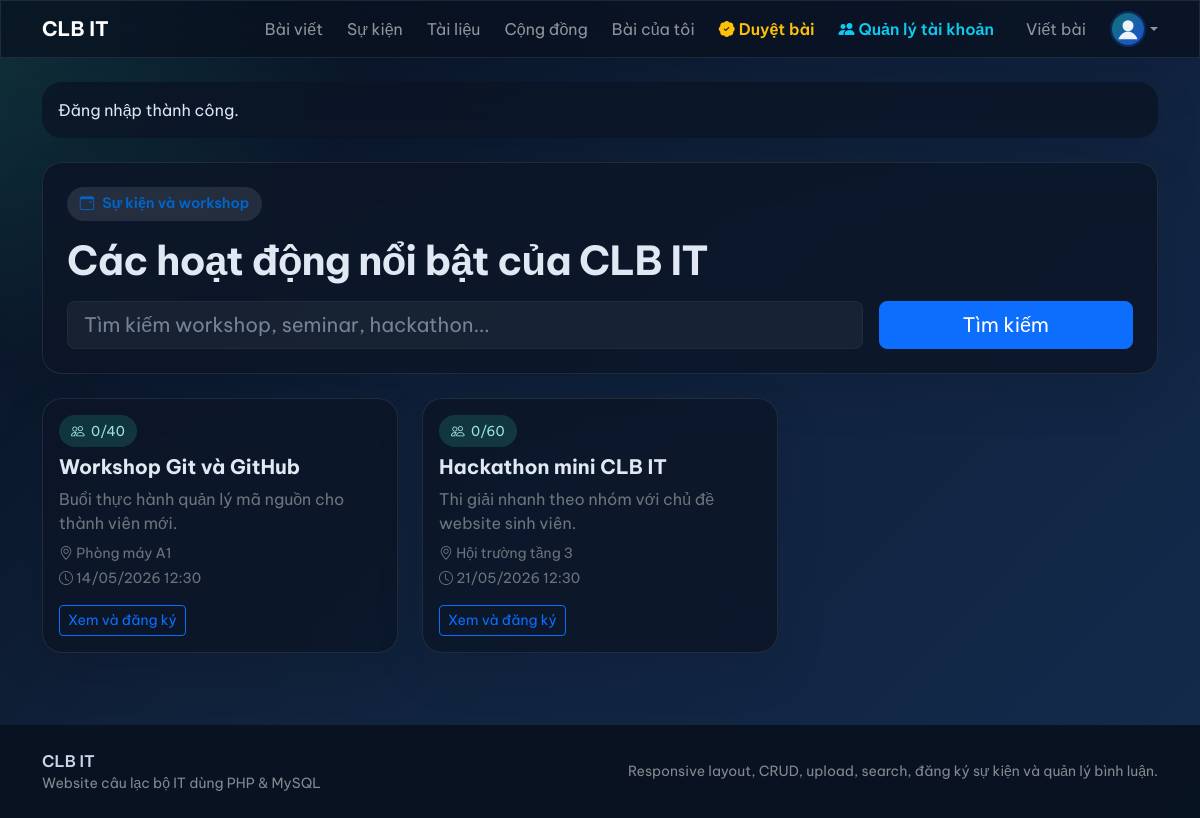
The app's page /events.php (signed in) with its own data.
### tables this page shows
CREATE TABLE events (
    id INT AUTO_INCREMENT PRIMARY KEY,
    event_name VARCHAR(255) NOT NULL,
    slug VARCHAR(255) NOT NULL UNIQUE,
    description TEXT NOT NULL,
    location VARCHAR(255) NOT NULL,
    start_date DATETIME NOT NULL,
    end_date DATETIME NULL,
    max_member INT NOT NULL DEFAULT 0,
    status ENUM('draft', 'published', 'archived') NOT NULL DEFAULT 'published',
    created_by INT NOT NULL,
    created_at TIMESTAMP DEFAULT CURRENT_TIMESTAMP,
    updated_at TIMESTAMP DEFAULT CURRENT_TIMESTAMP ON UPDATE CURRENT_TIMESTAMP,
    CONSTRAINT fk_events_user FOREIGN KEY (created_by) REFERENCES users(id) ON DELETE CASCADE,
    INDEX idx_events_status_date (status, start_date)
);

### includes/functions.php (called while the page is built, shortened)
<?php
function e(?string $value): string
{
    return htmlspecialchars((string) $value, ENT_QUOTES, 'UTF-8');
}
function format_datetime(?string $value): string
{
    return date('d/m/Y H:i', strtotime($value));
}
function short_text(?string $value, int $limit = 140): string
{
    $value = trim((string) $value);
    if (mb_strlen($value) <= $limit) {
        return $value;
    }
    return mb_substr($value, 0, $limit - 3) . '...';
}

### config/database.php (called while the page is built, shortened)
<?php
function db(): PDO
{
    static $pdo = null;
    if ($pdo instanceof PDO) {
        return $pdo;
    }
    $dsn = 'mysql:host=' . DB_HOST . ';dbname=' . DB_NAME . ';charset=utf8mb4';
    $pdo = new PDO($dsn, DB_USER, DB_PASS, [
        PDO::ATTR_ERRMODE => PDO::ERRMODE_EXCEPTION,
        PDO::ATTR_DEFAULT_FETCH_MODE => PDO::FETCH_ASSOC,
        PDO::ATTR_EMULATE_PREPARES => false,
    ]);
    return $pdo;
}

### events.php (the view, shortened to what this page needs)
<?php
require_once __DIR__ . '/config/database.php';
require_once __DIR__ . '/includes/functions.php';
$search = trim($_GET['q'] ?? '');
$where = ["e.status = 'published'"];
$params = [];
$whereSql = implode(' AND ', $where);
$stmt = db()->prepare("SELECT e.*, COUNT(er.id) AS registered_count
    FROM events e
    LEFT JOIN event_registrations er ON er.event_id = e.id
    WHERE $whereSql
    GROUP BY e.id
    ORDER BY e.start_date ASC");
$stmt->execute($params);
$events = $stmt->fetchAll();
require_once __DIR__ . '/includes/header.php';
?>
<div class="clubit-card p-4 mb-4">
    <div class="hero-kicker mb-3"><i class="bi bi-calendar-event"></i> Sự kiện và workshop</div>
    <h1 class="section-title mb-3">Các hoạt động nổi bật của CLB IT</h1>
    <form method="get" class="row g-3">
        <div class="col-lg-9">
            <input type="text" name="q" class="form-control form-control-lg" value="<?php echo e($search); ?>" placeholder="Tìm kiếm workshop, seminar, hackathon...">
        </div>
        <div class="col-lg-3 d-grid">
            <button class="btn btn-primary btn-lg">Tìm kiếm</button>
        </div>
    </form>
</div>
<div class="row g-4">
    <?php foreach ($events as $event): ?>
        <div class="col-md-6 col-xl-4">
            <div class="clubit-card h-100 p-3 card-hover">
                <div class="soft-badge mb-2"><i class="bi bi-people"></i> <?php echo e((string) $event['registered_count']); ?>/<?php echo e((string) $event['max_member']); ?></div>
                <h5 class="fw-bold"><?php echo e($event['event_name']); ?></h5>
                <p class="text-secondary mb-2"><?php echo e(short_text($event['description'], 120)); ?></p>
                <div class="small text-secondary mb-1"><i class="bi bi-geo-alt"></i> <?php echo e($event['location']); ?></div>
                <div class="small text-secondary mb-3"><i class="bi bi-clock"></i> <?php echo e(format_datetime($event['start_date'])); ?></div>
                <a href="<?php echo e(BASE_URL); ?>/event.php?id=<?php echo (int) $event['id']; ?>" class="btn btn-outline-primary btn-sm">Xem và đăng ký</a>
            </div>
        </div>
    <?php endforeach; ?>
</div>
<?php require_once __DIR__ . '/includes/footer.php'; ?>

### assets/css/app.css (style rules this page uses)
:root, [data-theme="dark"] { --clubit-bg: #07111f; --clubit-bg-gradient: radial-gradient(circle at top left, rgba(54, 194, 180, 0.2), transparent 25%), linear-gradient(135deg, #07111f 0%, #10213a 42%, #132b4d 100%); --clubit-surface: rgba(12, 21, 39, 0.84); --clubit-card: rgba(12, 21, 39, 0.82); --clubit-accent: #36c2b4; --clubit-accent-2: #1d4ed8; --clubit-text: #dfe8f3; --clubit-muted: #93a4ba; --clubit-border: rgba(255, 255, 255, 0.09); --clubit-nav-bg: rgba(8, 17, 31, 0.76); --clubit-dropdown-bg: #0c1527; --clubit-dropdown-color: #dfe8f3; --clubit-dropdown-border: rgba(255, 255, 255, 0.09); --clubit-dropdown-hover-bg: rgba(54, 194, 180, 0.16); --clubit-input-bg: rgba(255, 255, 255, 0.05); --clubit-input-border: rgba(255, 255, 255, 0.09); --clubit-input-color: #ffffff; --clubit-chat-msg-other: rgba(255, 255, 255, 0.05); --clubit-chat-msg-mine: rgba(54, 194, 180, 0.12); --clubit-chat-msg-other-border: rgba(255, 255, 255, 0.08); --clubit-chat-msg-mine-border: rgba(54, 194, 180, 0.22); }
* { box-sizing: border-box; }
body { font-family: 'Be Vietnam Pro', sans-serif; background: var(--clubit-bg-gradient); color: var(--clubit-text); transition: background 0.3s ease, color 0.3s ease; display: flex; flex-direction: column; min-height: 100vh; }
body.clubit-logged-in { background: var(--clubit-bg-gradient); color: var(--clubit-text); }
.navbar-glass, .clubit-card, .clubit-panel, .sidebar-glass { backdrop-filter: blur(18px); border: 1px solid var(--clubit-border); box-shadow: 0 18px 50px rgba(2, 8, 23, 0.12); transition: border-color 0.3s ease, box-shadow 0.3s ease; }
.clubit-card, .clubit-panel { background: var(--clubit-card); border-radius: 1.25rem; color: var(--clubit-text); }
.hero-kicker { display: inline-flex; align-items: center; gap: 0.5rem; padding: 0.4rem 0.8rem; border-radius: 999px; background: rgba(255, 255, 255, 0.1); color: #0066cc; font-size: 0.9rem; font-weight: 600; }
.section-title { font-weight: 700; letter-spacing: -0.02em; }
.soft-badge { display: inline-flex; align-items: center; gap: 0.4rem; border-radius: 999px; padding: 0.35rem 0.75rem; font-size: 0.85rem; background: rgba(54, 194, 180, 0.12); color: #0f766e; }
body.clubit-logged-in .soft-badge { background: rgba(54, 194, 180, 0.18); color: #9ce5dc; }
.card-hover { transition: transform 0.3s ease, box-shadow 0.3s ease; }
.form-control, .form-select { background-color: var(--clubit-input-bg) !important; border-color: var(--clubit-input-border) !important; color: var(--clubit-input-color) !important; transition: background-color 0.3s ease, border-color 0.3s ease, color 0.3s ease; }
.form-control::placeholder { color: var(--clubit-muted) !important; opacity: 0.75; }

### records on screen
events: registered_count "0", max_member "40", event_name "Workshop Git và GitHub", description "Buổi thực hành quản lý mã nguồn cho thành viên mới.", location "Phòng máy A1", start_date "14/05/2026 12:30"
events: registered_count "0", max_member "60", event_name "Hackathon mini CLB IT", description "Thi giải nhanh theo nhóm với chủ đề website sinh viên.", location "Hội trường tầng 3", start_date "21/05/2026 12:30"

### other values on screen
APP_NAME "CLB IT"
$flash['message'] "Đăng nhập thành công."
